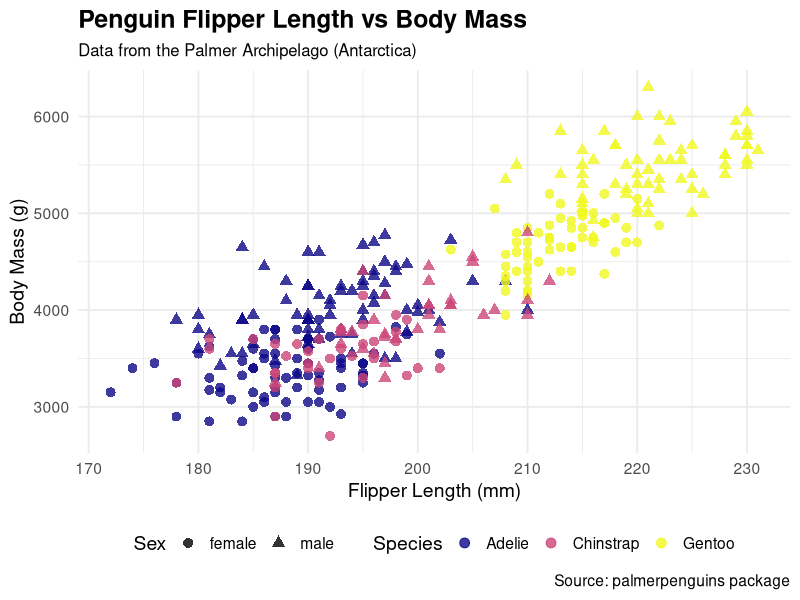

The R script that drew this image:
## ---- chunk 1
suppressPackageStartupMessages(library(tidyverse))
library(palmerpenguins)
## ---- chunk 2
# Create a beautiful scatter plot of flipper length vs body mass
penguins %>%
  drop_na() %>%  # Remove rows with missing values
  ggplot(aes(x = flipper_length_mm, y = body_mass_g, color = species, shape = sex)) +
  geom_point(size = 3, alpha = 0.8) +
  scale_color_viridis_d(option = "C") +
  labs(
    title = "Penguin Flipper Length vs Body Mass",
    subtitle = "Data from the Palmer Archipelago (Antarctica)",
    x = "Flipper Length (mm)",
    y = "Body Mass (g)",
    color = "Species",
    shape = "Sex",
    caption = "Source: palmerpenguins package"
  ) +
  theme_minimal(base_size = 14) +
  theme(
    plot.title = element_text(face = "bold", size = 18),
    plot.subtitle = element_text(size = 12),
    legend.position = "bottom"
  )
